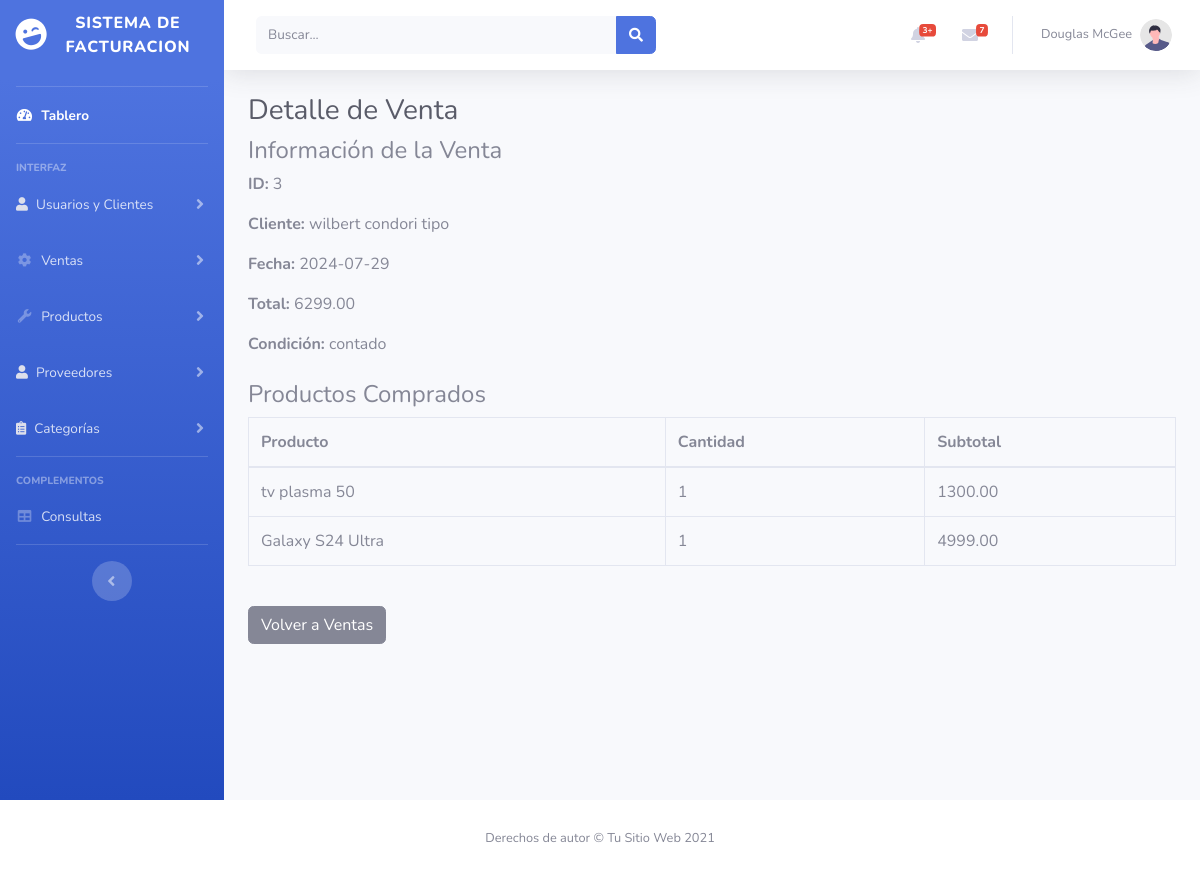
The app's page /Proyecto/ver_detalle_venta.php?id=3 with its own data.
### tables this page shows
CREATE TABLE `venta` (
  `id` int(11) NOT NULL,
  `cliente_id` int(11) DEFAULT NULL,
  `fecha` date NOT NULL,
  `total` decimal(10,2) NOT NULL,
  `condicion` enum('contado','credito') NOT NULL
);

CREATE TABLE `cliente` (
  `id` int(11) NOT NULL,
  `nombre` varchar(100) NOT NULL,
  `direccion` varchar(255) DEFAULT NULL,
  `telefono` varchar(20) DEFAULT NULL,
  `email` varchar(100) DEFAULT NULL
);

CREATE TABLE `detalle_venta` (
  `id` int(11) NOT NULL,
  `venta_id` int(11) DEFAULT NULL,
  `producto_id` int(11) DEFAULT NULL,
  `cantidad` int(11) NOT NULL,
  `subtotal` decimal(10,2) NOT NULL
);

CREATE TABLE `producto` (
  `id` int(11) NOT NULL,
  `nombre` varchar(100) NOT NULL,
  `descripcion` text DEFAULT NULL,
  `precio` decimal(10,2) NOT NULL,
  `categoria_id` int(11) DEFAULT NULL,
  `proveedor_id` int(11) DEFAULT NULL
);

### Proyecto/ver_detalle_venta.php (the view, shortened to what this page needs)
<?php
require_once "vistas/parte_superior.php";
?>
<div class="container">
    <h1 class="h3 mb-2 text-gray-800">Detalle de Venta</h1>
    <?php
    include '../conexion.php';
    $venta_id = isset($_GET['id']) ? intval($_GET['id']) : 0;
    $conexion = mysqli_connect($host, $username, $password, $dbname);
    $query_venta = "SELECT v.id, v.fecha, v.total, v.condicion, c.nombre AS cliente
                    FROM venta v
                    INNER JOIN cliente c ON v.cliente_id = c.id
                    WHERE v.id = ?";
    $stmt_venta = $conexion->prepare($query_venta);
    $stmt_venta->bind_param("i", $venta_id);
    $stmt_venta->execute();
    $venta_result = $stmt_venta->get_result();
    $venta = $venta_result->fetch_assoc();
    $query_detalles = "SELECT p.nombre AS producto, dv.cantidad, dv.subtotal
                       FROM detalle_venta dv
                       INNER JOIN producto p ON dv.producto_id = p.id
                       WHERE dv.venta_id = ?";
    $stmt_detalles = $conexion->prepare($query_detalles);
    $stmt_detalles->bind_param("i", $venta_id);
    $stmt_detalles->execute();
    $detalles_result = $stmt_detalles->get_result();
    ?>
    <div class="mb-4">
        <h3 class="h4">Información de la Venta</h3>
        <p><strong>ID:</strong> <?php echo htmlspecialchars($venta['id']); ?></p>
        <p><strong>Cliente:</strong> <?php echo htmlspecialchars($venta['cliente']); ?></p>
        <p><strong>Fecha:</strong> <?php echo htmlspecialchars($venta['fecha']); ?></p>
        <p><strong>Total:</strong> <?php echo htmlspecialchars($venta['total']); ?></p>
        <p><strong>Condición:</strong> <?php echo htmlspecialchars($venta['condicion']); ?></p>
    </div>
    <h3 class="h4">Productos Comprados</h3>
    <table class="table table-bordered">
        <thead>
            <tr>
                <th>Producto</th>
                <th>Cantidad</th>
                <th>Subtotal</th>
            </tr>
        </thead>
        <tbody>
            <?php while ($detalle = $detalles_result->fetch_assoc()): ?>
                <tr>
                    <td><?php echo htmlspecialchars($detalle['producto']); ?></td>
                    <td><?php echo htmlspecialchars($detalle['cantidad']); ?></td>
                    <td><?php echo htmlspecialchars($detalle['subtotal']); ?></td>
                </tr>
            <?php endwhile; ?>
        </tbody>
    </table>
    <br>
    <a href="ver_ventas.php" class="btn btn-secondary">Volver a Ventas</a>
</div>
<?php
require_once "vistas/parte_inferior.php";
?>

### records on screen
venta: id "3", cliente.nombre "wilbert condori tipo", fecha "2024-07-29", total "6299.00", condicion "contado"
detalle_venta: producto.nombre "tv plasma 50", cantidad "1", subtotal "1300.00"
detalle_venta: producto.nombre "Galaxy S24 Ultra", cantidad "1", subtotal "4999.00"
